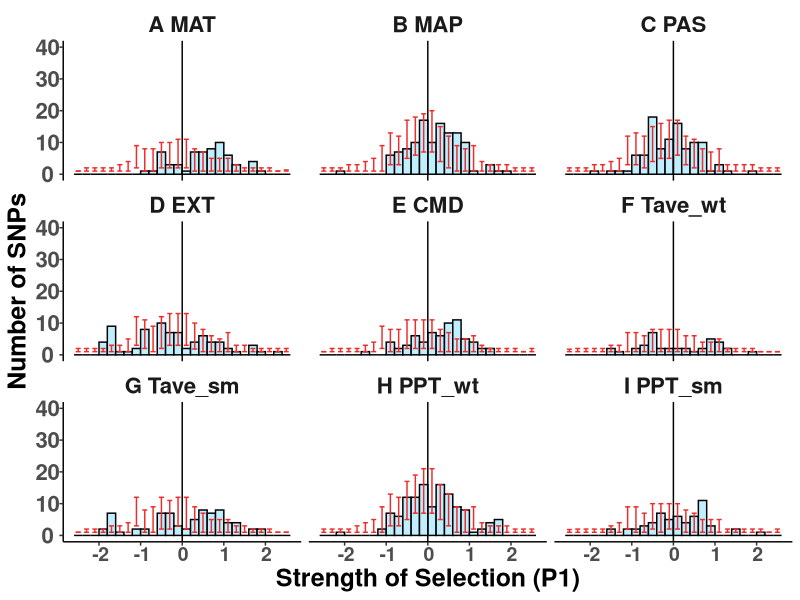
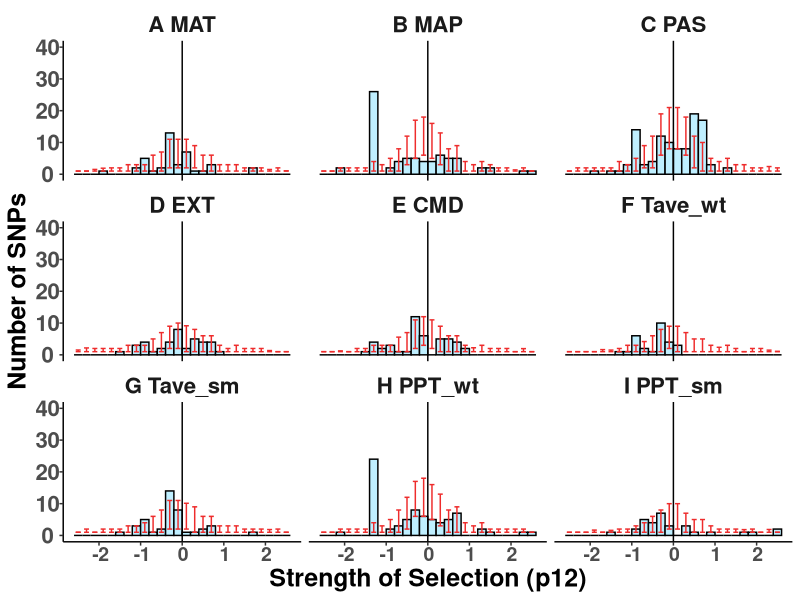
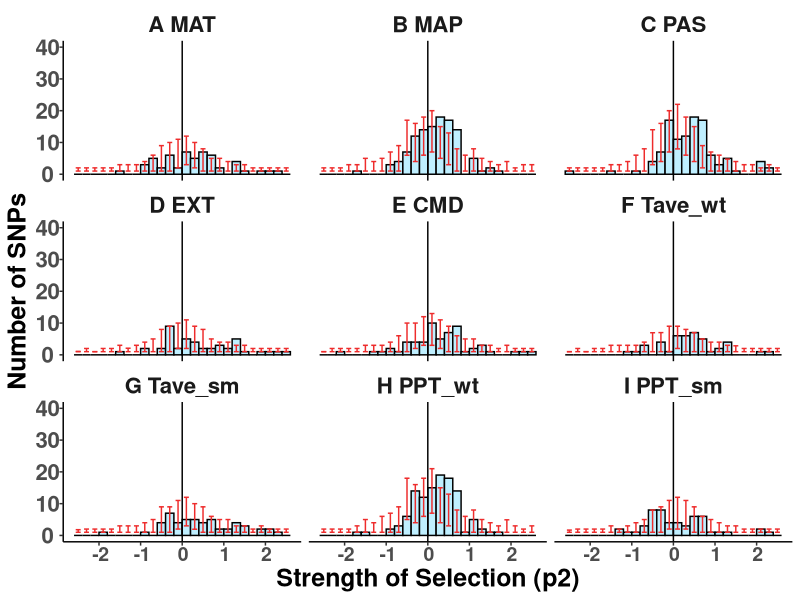
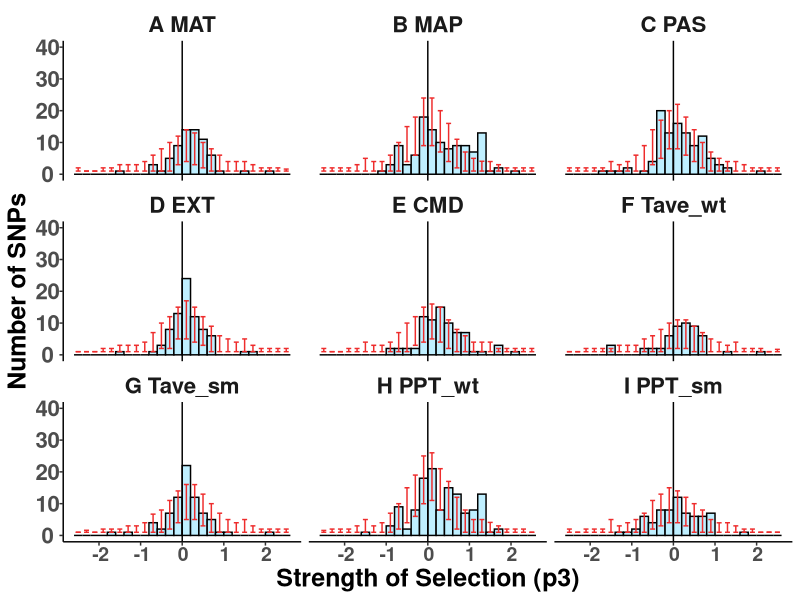
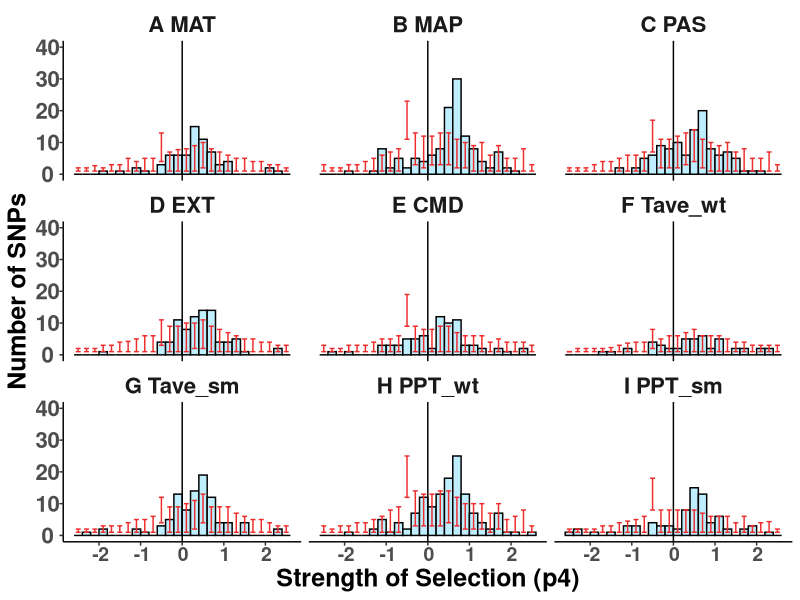
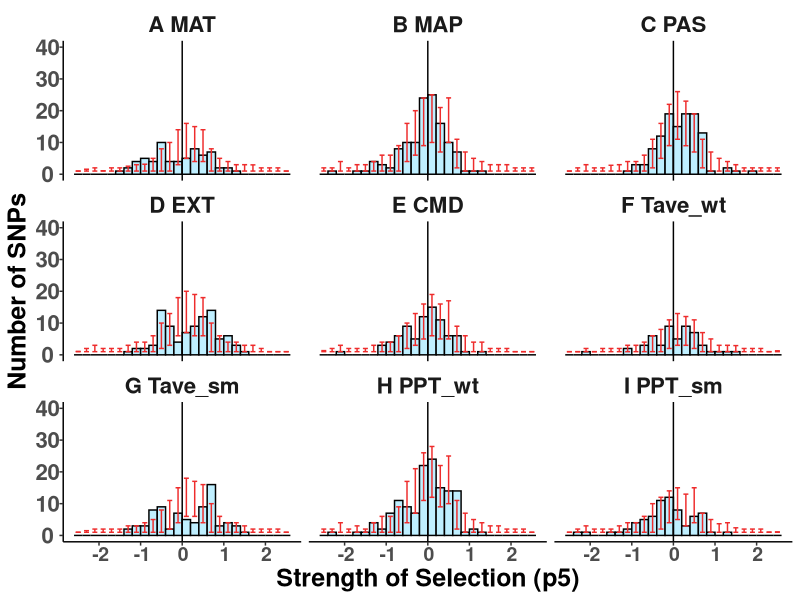
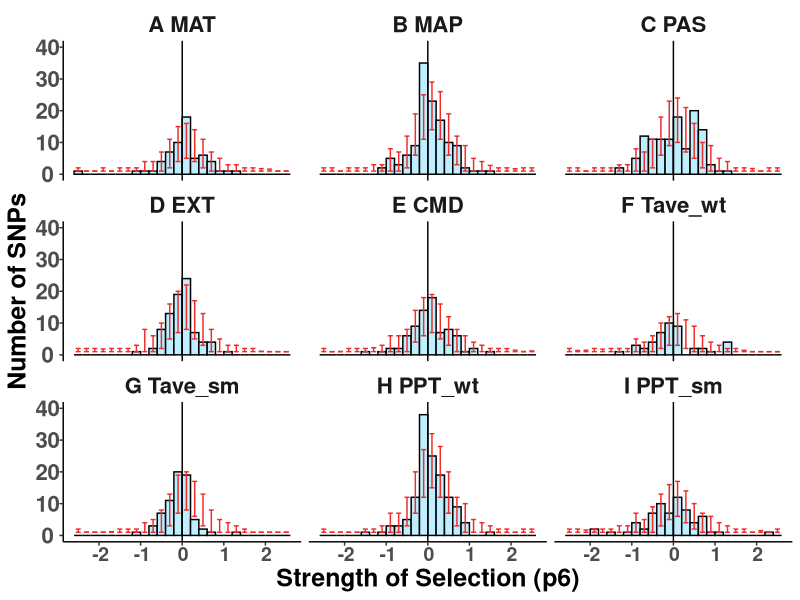
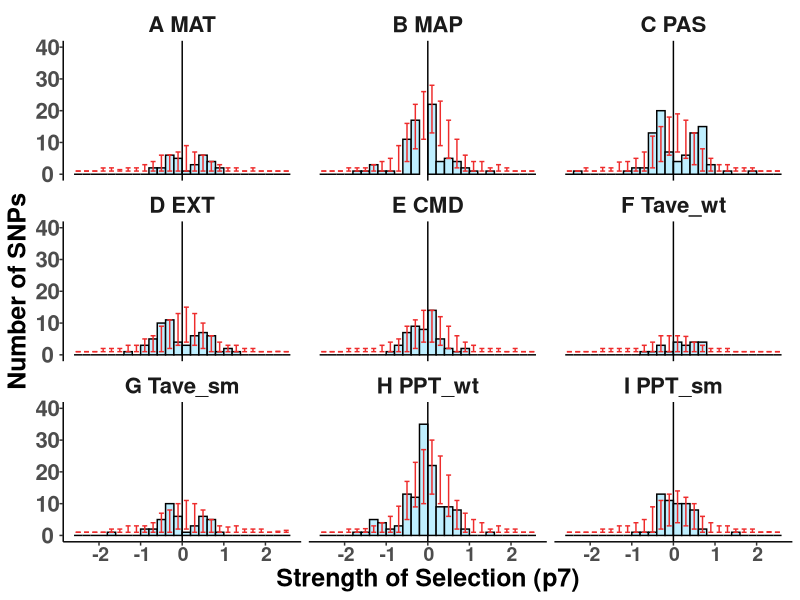

These figures' R source, in order:
##################################################################################
## Generate input for strength of selection graphs
## Processing for both observation and permuted CI
## Author Daniel Anstett
## 
## Modified from https://jkzorz.github.io/2020/05/17/Error-bars.html
## Last Modified May 17, 2022
###################################################################################
#Function

theme_ci <- function(){ 
  theme_classic() %+replace%    #replace elements we want to change
    theme(axis.text.x = element_text(size = 14, face = "bold", angle = 0,hjust = 0.4, vjust = 0.7), 
          axis.title = element_text(size = 18, face = "bold"), 
          axis.text.y = element_text(size = 16, face = "bold"),
          strip.background = element_blank(),strip.text.x = element_text(size = 16, face = "bold"))
}



###################################################################################
#Import libraries
library(tidyverse)

#Import files
env_obs_ci <- read_csv("data/binomial_data/obs_ci_env_ab.csv")  %>% filter(S <= 2.5 & S>= -2.5) 


###################################################################################
## Histogram graphs with CI
###################################################################################

# p1
mat_p1_hist <- ggplot(env_obs_ci,aes(x=S,y=p1,ymin=p1_low,ymax=p1_up))+
  geom_bar(colour = "black", stat = "identity", width = 0.2, fill = "lightblue1")+
  geom_errorbar(colour = "firebrick2", stat = "identity", width = 0.12) +
  geom_vline(xintercept=0) +
  labs(x = "Strength of Selection (P1)", y = "Number of SNPs") +
  scale_y_continuous(limits=c(0,40))+ theme_ci() + facet_wrap(.~env)
mat_p1_hist 
ggsave("graphs/slopes_CI_2.5/01_slope_ci_p1.pdf",width=12, height = 8, units = "in")

# p12
mat_p12_hist <- ggplot(env_obs_ci,aes(x=S,y=p12,ymin=p12_low,ymax=p12_up))+
  geom_bar(colour = "black", stat = "identity", width = 0.2, fill = "lightblue1")+
  geom_errorbar(colour = "firebrick2", stat = "identity", width = 0.12) +
  geom_vline(xintercept=0) +
  labs(x = "Strength of Selection (p12)", y = "Number of SNPs") +
  scale_y_continuous(limits=c(0,40))+ theme_ci() + facet_wrap(.~env)
mat_p12_hist 
ggsave("graphs/slopes_CI_2.5/02_slope_ci_p12.pdf",width=12, height = 8, units = "in")


# p2
mat_p2_hist <- ggplot(env_obs_ci,aes(x=S,y=p2,ymin=p2_low,ymax=p2_up))+
  geom_bar(colour = "black", stat = "identity", width = 0.2, fill = "lightblue1")+
  geom_errorbar(colour = "firebrick2", stat = "identity", width = 0.12) +
  geom_vline(xintercept=0) +
  labs(x = "Strength of Selection (p2)", y = "Number of SNPs") +
  scale_y_continuous(limits=c(0,40))+ theme_ci() + facet_wrap(.~env)
mat_p2_hist 
ggsave("graphs/slopes_CI_2.5/03_slope_ci_p2.pdf",width=12, height = 8, units = "in")

# p3
mat_p3_hist <- ggplot(env_obs_ci,aes(x=S,y=p3,ymin=p3_low,ymax=p3_up))+
  geom_bar(colour = "black", stat = "identity", width = 0.2, fill = "lightblue1")+
  geom_errorbar(colour = "firebrick2", stat = "identity", width = 0.12) +
  geom_vline(xintercept=0) +
  labs(x = "Strength of Selection (p3)", y = "Number of SNPs") +
  scale_y_continuous(limits=c(0,40))+ theme_ci() + facet_wrap(.~env)
mat_p3_hist 
ggsave("graphs/slopes_CI_2.5/04_slope_ci_p3.pdf",width=12, height = 8, units = "in")

# p4
mat_p4_hist <- ggplot(env_obs_ci,aes(x=S,y=p4,ymin=p4_low,ymax=p4_up))+
  geom_bar(colour = "black", stat = "identity", width = 0.2, fill = "lightblue1")+
  geom_errorbar(colour = "firebrick2", stat = "identity", width = 0.12) +
  geom_vline(xintercept=0) +
  labs(x = "Strength of Selection (p4)", y = "Number of SNPs") +
  scale_y_continuous(limits=c(0,40))+ theme_ci() + facet_wrap(.~env)
mat_p4_hist 
ggsave("graphs/slopes_CI_2.5/05_slope_ci_p4.pdf",width=12, height = 8, units = "in")

# p5
mat_p5_hist <- ggplot(env_obs_ci,aes(x=S,y=p5,ymin=p5_low,ymax=p5_up))+
  geom_bar(colour = "black", stat = "identity", width = 0.2, fill = "lightblue1")+
  geom_errorbar(colour = "firebrick2", stat = "identity", width = 0.12) +
  geom_vline(xintercept=0) +
  labs(x = "Strength of Selection (p5)", y = "Number of SNPs") +
  scale_y_continuous(limits=c(0,40))+ theme_ci() + facet_wrap(.~env)
mat_p5_hist 
ggsave("graphs/slopes_CI_2.5/06_slope_ci_p5.pdf",width=12, height = 8, units = "in")

# p6
mat_p6_hist <- ggplot(env_obs_ci,aes(x=S,y=p6,ymin=p6_low,ymax=p6_up))+
  geom_bar(colour = "black", stat = "identity", width = 0.2, fill = "lightblue1")+
  geom_errorbar(colour = "firebrick2", stat = "identity", width = 0.12) +
  geom_vline(xintercept=0) +
  labs(x = "Strength of Selection (p6)", y = "Number of SNPs") +
  scale_y_continuous(limits=c(0,40))+ theme_ci() + facet_wrap(.~env)
mat_p6_hist 
ggsave("graphs/slopes_CI_2.5/07_slope_ci_p6.pdf",width=12, height = 8, units = "in")

# p7
mat_p7_hist <- ggplot(env_obs_ci,aes(x=S,y=p7,ymin=p7_low,ymax=p7_up))+
  geom_bar(colour = "black", stat = "identity", width = 0.2, fill = "lightblue1")+
  geom_errorbar(colour = "firebrick2", stat = "identity", width = 0.12) +
  geom_vline(xintercept=0) +
  labs(x = "Strength of Selection (p7)", y = "Number of SNPs") +
  scale_y_continuous(limits=c(0,40))+ theme_ci() + facet_wrap(.~env)
mat_p7_hist 
ggsave("graphs/slopes_CI_2.5/08_slope_ci_p7.pdf",width=12, height = 8, units = "in")

# p8
mat_p8_hist <- ggplot(env_obs_ci,aes(x=S,y=p8,ymin=p8_low,ymax=p8_up))+
  geom_bar(colour = "black", stat = "identity", width = 0.2, fill = "lightblue1")+
  geom_errorbar(colour = "firebrick2", stat = "identity", width = 0.12) +
  geom_vline(xintercept=0) +
  labs(x = "Strength of Selection (p8)", y = "Number of SNPs") +
  scale_y_continuous(limits=c(0,40))+ theme_ci() + facet_wrap(.~env)
mat_p8_hist 
ggsave("graphs/slopes_CI_2.5/09_slope_ci_p8.pdf",width=12, height = 8, units = "in")

# p9
mat_p9_hist <- ggplot(env_obs_ci,aes(x=S,y=p9,ymin=p9_low,ymax=p9_up))+
  geom_bar(colour = "black", stat = "identity", width = 0.2, fill = "lightblue1")+
  geom_errorbar(colour = "firebrick2", stat = "identity", width = 0.12) +
  geom_vline(xintercept=0) +
  labs(x = "Strength of Selection (p9)", y = "Number of SNPs") +
  scale_y_continuous(limits=c(0,40))+ theme_ci() + facet_wrap(.~env)
mat_p9_hist 
ggsave("graphs/slopes_CI_2.5/10_slope_ci_p9.pdf",width=12, height = 8, units = "in")

# p10
mat_p10_hist <- ggplot(env_obs_ci,aes(x=S,y=p10,ymin=p10_low,ymax=p10_up))+
  geom_bar(colour = "black", stat = "identity", width = 0.2, fill = "lightblue1")+
  geom_errorbar(colour = "firebrick2", stat = "identity", width = 0.12) +
  geom_vline(xintercept=0) +
  labs(x = "Strength of Selection (p10)", y = "Number of SNPs") +
  scale_y_continuous(limits=c(0,40))+ theme_ci() + facet_wrap(.~env)
mat_p10_hist 
ggsave("graphs/slopes_CI_2.5/11_slope_ci_p10.pdf",width=12, height = 8, units = "in")

# p11
mat_p11_hist <- ggplot(env_obs_ci,aes(x=S,y=p11,ymin=p11_low,ymax=p11_up))+
  geom_bar(colour = "black", stat = "identity", width = 0.2, fill = "lightblue1")+
  geom_errorbar(colour = "firebrick2", stat = "identity", width = 0.12) +
  geom_vline(xintercept=0) +
  labs(x = "Strength of Selection (p11)", y = "Number of SNPs") +
  scale_y_continuous(limits=c(0,40))+ theme_ci() + facet_wrap(.~env)
mat_p11_hist 
ggsave("graphs/slopes_CI_2.5/12_slope_ci_p11.pdf",width=12, height = 8, units = "in")






